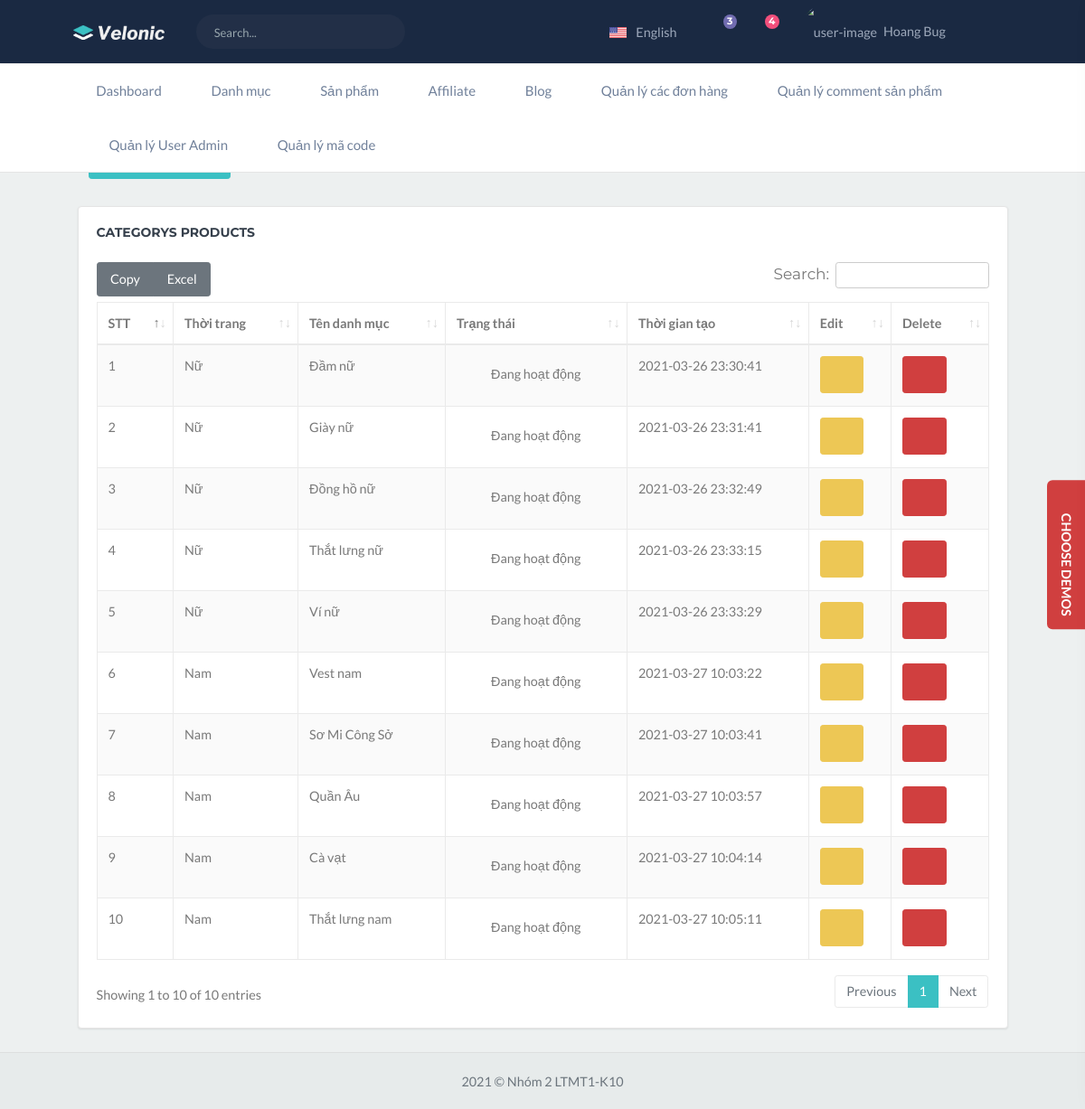
/admin/index.php?page=categoryProduct&method=viewCateProduct (signed in), run on the app's committed database.
### tables this page shows
CREATE TABLE `tbl_decentralization` (
  `id` int(11) NOT NULL,
  `title` varchar(250) NOT NULL,
  `decentralization` text NOT NULL,
  `status` tinyint(2) NOT NULL DEFAULT 1,
  `created_at` datetime NOT NULL DEFAULT current_timestamp(),
  `updated_at` datetime NOT NULL DEFAULT current_timestamp()
);

CREATE TABLE `tbl_category_products` (
  `id` int(11) NOT NULL,
  `gender_product` tinyint(2) NOT NULL DEFAULT 0,
  `items` tinyint(2) NOT NULL,
  `name_cate` varchar(150) NOT NULL COMMENT 'tên danh mục',
  `status` tinyint(1) NOT NULL DEFAULT 1,
  `created_at` datetime NOT NULL DEFAULT current_timestamp()
);

### config/myconfig.php (called while the page is built, shortened)
<?php
	class Connect
	{
		private $dns = "mysql:host=localhost;dbname=website_docongso";
		private $user = "root";
		private $pass = "";
		function __construct()
		{
			try{
				$this->pdo = new PDO($this->dns, $this->user, $this->pass);
				$this->pdo->query("SET NAMES utf8");
			}catch(PDOException $e){
				echo $e->getMessage();
				exit();
			}
		}
	}
?>

### admin/model/adminDecentralizationModel.php (called while the page is built, shortened)
<?php
    if(isset($useAjax)){
        include_once '../../../config/myconfig.php';
    }else{
    include_once '../config/myconfig.php';
    }
    class adminDecentralizationModel extends Connect
    {
        function __construct()
        {
            parent::__construct();
        }
        protected function selectDecentralization_m($user_id){
            $sql = "SELECT tbl_decentralization.id, tbl_decentralization.decentralization FROM tbl_decentralization_user, tbl_decentralization WHERE tbl_decentralization_user.decentralization_id = tbl_decentralization.id AND tbl_decentralization_user.user_id =:user_id";
            $result = $this->pdo->prepare($sql);
            $result->bindParam(":user_id", $user_id);
            $result->execute();
            return $result->fetchAll(PDO::FETCH_ASSOC);
        }
    }
?>

### admin/model/adminCateProductModel.php (called while the page is built, shortened)
<?php
if(isset($useAjax)){
    include_once '../../../config/myconfig.php';
}else{
    include_once '../config/myconfig.php';
}
class cateProductModel extends Connect{
    function __construct()
    {
        parent::__construct();
    }
    protected function selectAllCategory_m(){
        $sql = "SELECT * FROM `tbl_category_products`";
        $result = $this->pdo->prepare($sql);
        $result->execute();
        return $result->fetchAll(PDO::FETCH_ASSOC);
    }
}
?>

### admin/views/category/category_product/list_product.php (the view, shortened to what this page needs)
<div class="row" style="margin: 30px 0;">
    <div class="col-12">
        <button type="button" class="btn btn-primary" data-toggle="modal" data-target="#exampleModal">
        </button>
    </div>
</div>
<div class="row">
    <div class="col-12">
        <div class="card" id="databaseTable">
            <div class="card-body table-responsive" id="contentDatabase">
                <h4 class="m-t-0 header-title mb-4"><b>Categorys Products</b></h4>
                <table id="datatable-buttons" class="table table-striped table-bordered dt-responsive nowrap" style="border-collapse: collapse; border-spacing: 0; width: 100%;">
                    <thead>
                        <tr>
                            <th>STT</th>
                            <th>Thời trang</th>
                            <th>Tên danh mục</th>
                            <th>Trạng thái</th>
                            <th>Thời gian tạo</th>
                            <th>Edit</th>
                            <th>Delete</th>
                        </tr>
                    </thead>
                    <tbody>
                        <?php
                        $count = 1;
                        foreach ($selectCate as $value) {
                        ?>
                            <tr>
                                <td><?= $count++; ?></td>
                                <td><?php if(($value['gender_product']) == 1){echo "Nữ";} elseif(($value['gender_product']) == 2){echo "Nam";}else{echo "";} ?></td>
                                <td><?= $value['name_cate']; ?></td>
                                <td><?php if ($value['status'] == 0) {
                                        echo "<i class='ion ion-md-close-circle' style='color: red;font-size: 23px; padding: 10px; vertical-align: middle;'></i>Dừng hoạt động";
                                    } else {
                                        echo "<i class='ion ion-md-checkmark-circle' style='color: lime;font-size: 23px; padding: 10px; vertical-align: middle;'></i>Đang hoạt động";
                                    } ?></td>
                                <td><?= $value['created_at']; ?></td>
                                <td><button type="button" class="btn btn-warning updateCategory" data-toggle="modal" data-target="#updateCategory" cate_id="<?= $value['id']; ?>"><i class="ion ion-ios-brush" style="font-size: 23px;"></i></button></td>
                                <td><a href="index.php?page=categoryProduct&method=deleteCategory&id=<?= $value['id']; ?>" onclick="return confirm('Bạn có thực sự muốn xóa danh mục này không? ');" class="btn btn-danger deleteCategory"><i class="ion ion-md-close-circle-outline" style="font-size: 23px;"></i></a></td>
                            </tr>
                        <?php
                        }
                        ?>
                    </tbody>
                </table>
            </div>
        </div>
    </div>
</div>

### admin/views/layout/header.php (shortened to what this page needs)
<div class="navbar-custom">
    <div class="container-fluid">
        <ul class="list-unstyled topnav-menu float-right mb-0">
            <li class="dropdown d-none d-lg-block">
                <a class="nav-link dropdown-toggle mr-0 waves-effect waves-light" data-toggle="dropdown" href="#" role="button" aria-haspopup="false" aria-expanded="false">
                    <img src="assets\images\flags\us.jpg" alt="user-image" class="mr-2" height="12"> <span class="align-middle">English <i class="mdi mdi-chevron-down"></i> </span>
                </a>
            </li>
            <li class="dropdown notification-list">
                <a class="nav-link dropdown-toggle waves-effect waves-light" data-toggle="dropdown" href="#" role="button" aria-haspopup="false" aria-expanded="false">
                    <i class="mdi mdi-email-outline noti-icon"></i>
                    <span class="badge badge-purple rounded-circle noti-icon-badge">3</span>
                </a>
            </li>
            <li class="dropdown notification-list">
                <a class="nav-link dropdown-toggle  waves-effect waves-light" data-toggle="dropdown" href="#" role="button" aria-haspopup="false" aria-expanded="false">
                    <i class="mdi mdi-bell-outline noti-icon"></i>
                    <span class="badge badge-pink rounded-circle noti-icon-badge">4</span>
                </a>
            </li>
            <li class="dropdown notification-list">
                <a class="nav-link dropdown-toggle nav-user mr-0 waves-effect waves-light" data-toggle="dropdown" href="#" role="button" aria-haspopup="false" aria-expanded="false">
                    <img src="assets/images/users/<?php if (isset($_COOKIE['avatarUser'])) {
                                                        echo $_COOKIE['avatarUser'];
                                                    } ?>" alt="user-image" class="rounded-circle">
                    <span class="pro-user-name ml-1">
                        <?php if (isset($_COOKIE['nameUser'])) {
                            echo $_COOKIE['nameUser'];
                        } ?> <i class="mdi mdi-chevron-down"></i>
                    </span>
                </a>
            </li>
            <li class="dropdown notification-list">
                <a href="javascript:void(0);" class="nav-link right-bar-toggle waves-effect waves-light">
                    <i class="mdi mdi-settings-outline noti-icon"></i>
                </a>
            </li>
        </ul>
        <div class="logo-box">
            <a href="index.php" class="logo text-center logo-light">
                <span class="logo-lg">
                    <img src="assets\images\logo-light.png" alt="" height="16">
                </span>
            </a>
        </div>
        <?php if(!empty($selectDecen)){
            foreach($selectDecen as $value){
                if($value['id'] == 7){ ?>
            <ul class="list-unstyled topnav-menu topnav-menu-left m-0">
                <li class="d-none d-sm-block">
                    <form class="app-search" action="" method="GET">
                        <div class="app-search-box">
                            <div class="input-group">
                                <input type="text" class="form-control" name="search" id="search" placeholder="Search...">
                                <div class="input-group-append">
                                    <button class="btn" type="submit">
                                        <i class="fas fa-search"></i>
                                    </button>
                                </div>
                            </div>
                        </div>
                    </form>
                </li>
            </ul>
        <?php }
            }
        }?>
        <div class="clearfix"></div>
    </div>
</div>
<div class="topbar-menu">
    <div class="container-fluid">
        <div id="navigation">
            <ul class="navigation-menu">
                <li class="has-submenu">
                    <a href="#"> <i class="ion-md-speedometer"></i> Dashboard </a>
                </li>
                <?php if(!empty($selectDecen)){
                    foreach($selectDecen as $value){
                        echo $value["decentralization"];
                    }
                } ?>
            </ul>
            <div class="clearfix"></div>
        </div>
    </div>
</div>

### data on the page
tbl_decentralization: decentralization "Quản lý User Admin"
tbl_decentralization: decentralization "Danh mục"
tbl_decentralization: decentralization "Sản phẩm"
tbl_decentralization: decentralization "Affiliate"
tbl_decentralization: decentralization "Blog"
tbl_decentralization: decentralization "Quản lý các đơn hàng"
tbl_decentralization: decentralization "Quản lý comment sản phẩm"
tbl_decentralization: decentralization "Quản lý mã code"
tbl_category_products: gender_product "Nữ", name_cate "Đầm nữ", status 1 (drawn), created_at "2021-03-26 23:30:41"
tbl_category_products: gender_product "Nữ", name_cate "Giày nữ", status 1 (drawn), created_at "2021-03-26 23:31:41"
tbl_category_products: gender_product "Nữ", name_cate "Đồng hồ nữ", status 1 (drawn), created_at "2021-03-26 23:32:49"
tbl_category_products: gender_product "Nữ", name_cate "Thắt lưng nữ", status 1 (drawn), created_at "2021-03-26 23:33:15"
tbl_category_products: gender_product "Nữ", name_cate "Ví nữ", status 1 (drawn), created_at "2021-03-26 23:33:29"
tbl_category_products: gender_product "Nam", name_cate "Vest nam", status 1 (drawn), created_at "2021-03-27 10:03:22"
tbl_category_products: gender_product "Nam", name_cate "Sơ Mi Công Sở", status 1 (drawn), created_at "2021-03-27 10:03:41"
tbl_category_products: gender_product "Nam", name_cate "Quần Âu", status 1 (drawn), created_at "2021-03-27 10:03:57"
tbl_category_products: gender_product "Nam", name_cate "Cà vạt", status 1 (drawn), created_at "2021-03-27 10:04:14"
tbl_category_products: gender_product "Nam", name_cate "Thắt lưng nam", status 1 (drawn), created_at "2021-03-27 10:05:11"

### other printed values
$_COOKIE['nameUser'] "Hoang Bug"
